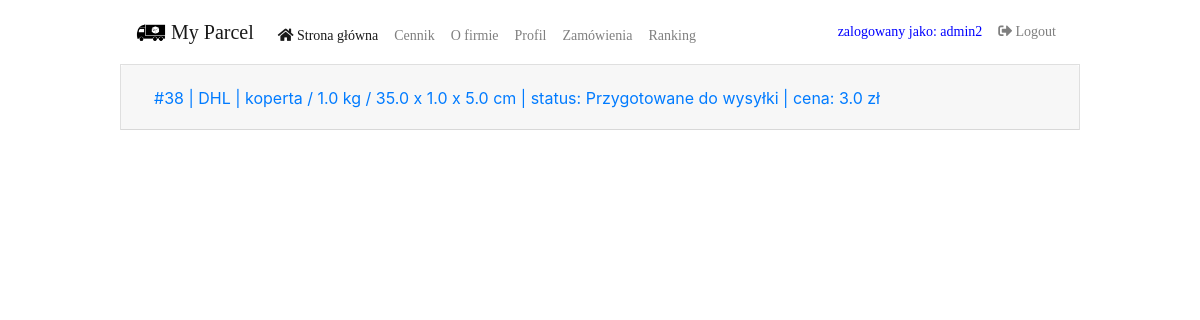
/orders/ (signed in), run on an earlier commit of the app's database.
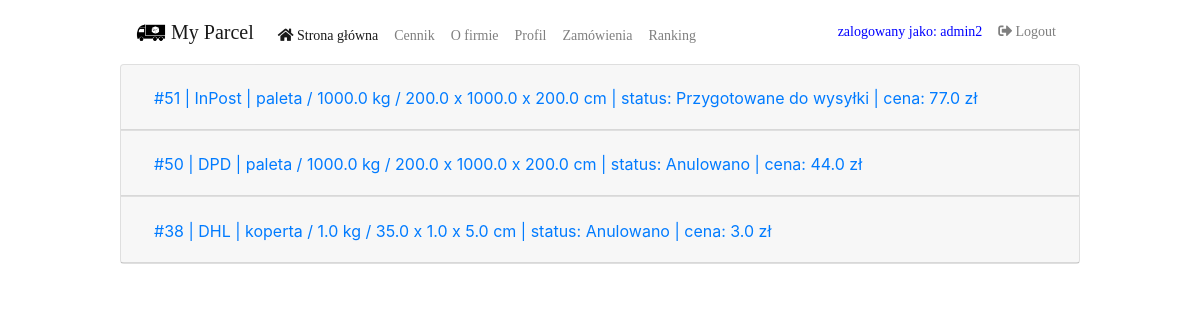
And on a later commit of the database.
### order/models.py (models this page shows)
class Order(models.Model):
    profile = models.ForeignKey(Profile, on_delete=models.PROTECT, null=False)  # profile_id != user_id
    courier = models.ForeignKey(Courier, on_delete=models.CASCADE, null=False)  # courier_id
    parcel = models.OneToOneField(Parcel, on_delete=models.CASCADE, null=False)  # parcel_id
    recipient = models.ForeignKey(RecipientAddress, on_delete=models.CASCADE, null=False)  # recipient_id
    sender = models.ForeignKey(SenderAddress, on_delete=models.CASCADE, null=False)  # sender_id
    status = models.IntegerField(
        default=0,
        choices=PACK_STATUS,
        validators=[MinValueValidator(0), MaxValueValidator(3)],
    )
    price = models.FloatField(validators=[MinValueValidator(0)])
    date = models.DateField(default=datetime.now)
    def __str__(self):
        return "#" + str(self.id) + " | " + str(self.courier) + " | " + str(
            self.parcel) + " | status: " + str(PACK_STATUS[self.status][1]) + " | cena: " + str(self.price) + " zł"

class Courier(models.Model):
    name = models.CharField(max_length=250)
    def __str__(self):
        return self.name

class Parcel(models.Model):
    length = models.FloatField(validators=[MinValueValidator(0)])
    width = models.FloatField(validators=[MinValueValidator(0)])
    height = models.FloatField(validators=[MinValueValidator(0)])
    weight = models.FloatField(validators=[MinValueValidator(0)])
    type = models.CharField(max_length=8)  # enum ???
    content = models.TextField(max_length=3000, blank=True)  # dodac blank
    def __str__(self):
        return self.type + " / " + str(self.weight) + " kg / " + str(self.length) + " x " + str(
            self.weight) + " x " + str(self.height) + " cm "

### order/views.py (the view, shortened to what this page needs)
# urls.py: path('orders/', views.OrdersProfileView.as_view(), name='orders'),
class OrdersProfileView(generic.TemplateView):
    template_name = 'order/user_orders.html'
    def dispatch(self, request, *args, **kwargs):
        if self.request.user.is_authenticated:
            return super(OrdersProfileView, self).dispatch(request, *args, **kwargs)
        return redirect('order:index')
    def get_context_data(self, **kwargs):
        context = super().get_context_data(**kwargs)
        get_profile = Profile.objects.get(user_id=self.request.user.id)
        get_order_list = Order.objects.filter(profile_id=get_profile.id).order_by('-id')
        print(get_order_list)
        context['order_list'] = get_order_list
        if self.request.session.get('order_success') is not None:
            context['order_success'] = self.request.session.get('order_success')
            del self.request.session['order_success']
        return context

### order/models.py (called while the page is built)
    def __str__(self):
        show_nip = self.nip
        show_apartment_number = self.apartment_number
        show_company = self.company_name
        if show_nip is None:
            show_nip = ""
        else:
            show_nip = " - nip: " + show_nip
        if show_apartment_number is None:
            show_apartment_number = ""
        else:
            show_apartment_number = "/" + str(show_apartment_number)
        if show_company is None:
            show_company = ""
        return str(self.name) + " " + str(self.surname) + " | " + str(
            self.zip_code) + " " + str(self.city) + " ul. " + str(self.street) + " " + str(
            self.house_number) + str(
            show_apartment_number) + " | tel: " + str(self.telephone_number) + " | " + str(
            self.email_address) + " | " + str(show_company) + str(show_nip)

### order/templates/order/user_orders.html (shortened to what this page needs)
{% extends 'order/base.html' %}
{% block body %}
    <div class="row">
        <div class="col-lg-12">
            <div class="accordion" id="accordionOrder">
                {% for order in order_list %}
                    <div class="card">
                        <div class="card-header" id="heading{{ forloop.counter }}">
                            <h2 class="mb-0">
                                <button class="btn btn-link" type="button" data-toggle="collapse"
                                        data-target="#collapse{{ forloop.counter }}"
                                        aria-expanded="true" aria-controls="collapse{{ forloop.counter }}">
                                    {{ order }}
                                </button>
                            </h2>
                        </div>
                    </div>
                {% endfor %}
            </div>
        </div>
    </div>
{% endblock %}

### order/templates/order/base.html (shortened to what this page needs)
<!DOCTYPE html>
<html lang="pl">
<head>
    {% load staticfiles %}
    <link rel="stylesheet" href="https://stackpath.bootstrapcdn.com/bootstrap/4.1.3/css/bootstrap.min.css"
>
    <link rel="stylesheet" href="https://use.fontawesome.com/releases/v5.5.0/css/all.css"
>
    <link rel="stylesheet" type="text/css" href="{% static 'order/style.css' %}"/>
</head>
<body>
<div class="container">
    <nav class="navbar navbar-expand-lg navbar-light" style="background-color: #ffffff;">
        <a class="navbar-brand" href="{% url 'order:index' %}">
            <img src="{% static 'order/images/logo.png' %}" width="30" height="30" class="d-inline-block align-top"
                 alt="">
            My Parcel</a>
        <div class="collapse navbar-collapse" id="navbarTogglerDemo03">
            <ul class="navbar-nav mr-auto mt-2 mt-lg-2">
                <li class="nav-item active">
                    <a class="nav-link" href="{% url 'order:index' %}"><i class="fas fa-home"></i> Strona główna </a>
                </li>
                <li class="nav-item">
                    <a class="nav-link" href="{% url 'order:pricing' %}">Cennik</a>
                </li>
                <li class="nav-item">
                    <a class="nav-link" href="{% url 'order:about' %}">O firmie</a>
                </li>
                {% if user.is_authenticated %}
                    <li class="nav-item">
                        <a class="nav-link" href="{% url 'order:profile' %}">Profil</a>
                    </li>
                    <li class="nav-item">
                        <a class="nav-link" href="{% url 'order:orders' %}">Zamówienia</a>
                    </li>
                {% endif %}
                <li class="nav-item">
                    <a class="nav-link" href="{% url 'order:ranking' %}">Ranking</a>
                </li>
            </ul>
            <ul class="navbar-nav ml-auto">
                <li class="nav-item">
                    {% if user.is_authenticated %}
                        <a class="nav-link" href="#"> <span
                                style="color: blue">zalogowany jako: {{ user.username }}</span></a>
                    {% endif %}
                </li>
                <li class="nav-item">
                    {% if user.is_authenticated %}
                        <a class="nav-link" href="{% url 'order:logout' %}"><span><i
                                class="fa fa-sign-out-alt"></i></span> Logout</a>
                    {% endif %}
            </ul>
        </div>
    </nav>
    {% block body %}
    {% endblock %}
</div>
</body>
</html>

### order/static/order/style.css (style rules this page uses)
.container { width: 80% !important; padding: 0; }
button { outline: none !important; border: none; background: blue; }
a { font-family: Poppins-Regular; font-size: 14px; line-height: 1.7; color: #666666; margin: 0px; transition: all 0.4s; -webkit-transition: all 0.4s; -o-transition: all 0.4s; -moz-transition: all 0.4s; }
ul, li { margin: 0px; list-style-type: none; }

What changed in the data, as far as the page shows it:
added Order: id+courier+parcel "#51 | InPost | paleta / 1000.0 kg / 200.0 x 1000.0 x 200.0 cm | status: Przygotowane do wysyłki | cena: 77.0 zł"
added Order: id+courier+parcel "#50 | DPD | paleta / 1000.0 kg / 200.0 x 1000.0 x 200.0 cm | status: Anulowano | cena: 44.0 zł"
changed Order: id+courier+parcel "#38 | DHL | koperta / 1.0 kg / 35.0 x 1.0 x 5.0 cm | status: Przygotowane do wysyłki | cena: 3.0 zł" → "#38 | DHL | koperta / 1.0 kg / 35.0 x 1.0 x 5.0 cm | status: Anulowano | cena: 3.0 zł"
